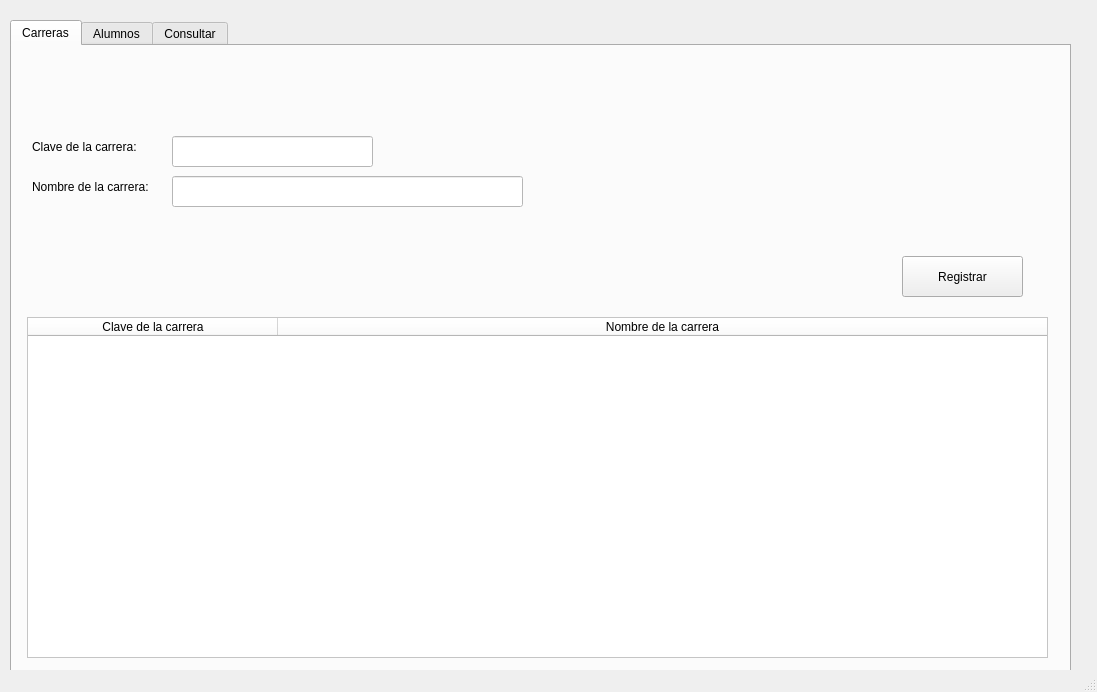
<?xml version="1.0" encoding="UTF-8"?>
<ui version="4.0">
 <class>MainWindow</class>
 <widget class="QMainWindow" name="MainWindow">
  <property name="geometry">
   <rect>
    <x>0</x>
    <y>0</y>
    <width>1097</width>
    <height>692</height>
   </rect>
  </property>
  <property name="minimumSize">
   <size>
    <width>1097</width>
    <height>692</height>
   </size>
  </property>
  <property name="maximumSize">
   <size>
    <width>1097</width>
    <height>692</height>
   </size>
  </property>
  <property name="windowTitle">
   <string>MainWindow</string>
  </property>
  <widget class="QWidget" name="centralwidget">
   <widget class="QTabWidget" name="tabWidget">
    <property name="geometry">
     <rect>
      <x>10</x>
      <y>20</y>
      <width>1061</width>
      <height>661</height>
     </rect>
    </property>
    <property name="toolTip">
     <string>&lt;html&gt;&lt;head/&gt;&lt;body&gt;&lt;p&gt;&lt;br/&gt;&lt;/p&gt;&lt;/body&gt;&lt;/html&gt;</string>
    </property>
    <property name="styleSheet">
     <string notr="true"/>
    </property>
    <property name="currentIndex">
     <number>0</number>
    </property>
    <widget class="QWidget" name="Carreras">
     <attribute name="title">
      <string>Carreras</string>
     </attribute>
     <widget class="QLabel" name="label">
      <property name="geometry">
       <rect>
        <x>20</x>
        <y>90</y>
        <width>121</width>
        <height>21</height>
       </rect>
      </property>
      <property name="text">
       <string>Clave de la carrera: </string>
      </property>
     </widget>
     <widget class="QLabel" name="label_2">
      <property name="geometry">
       <rect>
        <x>20</x>
        <y>130</y>
        <width>131</width>
        <height>21</height>
       </rect>
      </property>
      <property name="text">
       <string>Nombre de la carrera:</string>
      </property>
     </widget>
     <widget class="QLineEdit" name="claveCarrera">
      <property name="geometry">
       <rect>
        <x>160</x>
        <y>90</y>
        <width>201</width>
        <height>31</height>
       </rect>
      </property>
      <property name="styleSheet">
       <string notr="true">background-color: rgb(255, 255, 255);</string>
      </property>
     </widget>
     <widget class="QLineEdit" name="nombreCarrera">
      <property name="geometry">
       <rect>
        <x>160</x>
        <y>130</y>
        <width>351</width>
        <height>31</height>
       </rect>
      </property>
      <property name="styleSheet">
       <string notr="true">background-color: rgb(255, 255, 255);
</string>
      </property>
     </widget>
     <widget class="QTableWidget" name="tableWidget">
      <property name="geometry">
       <rect>
        <x>15</x>
        <y>271</y>
        <width>1021</width>
        <height>341</height>
       </rect>
      </property>
      <property name="styleSheet">
       <string notr="true">background-color: rgb(255, 255, 255);</string>
      </property>
      <attribute name="horizontalHeaderVisible">
       <bool>true</bool>
      </attribute>
      <attribute name="horizontalHeaderCascadingSectionResizes">
       <bool>false</bool>
      </attribute>
      <attribute name="horizontalHeaderDefaultSectionSize">
       <number>250</number>
      </attribute>
      <attribute name="horizontalHeaderHighlightSections">
       <bool>true</bool>
      </attribute>
      <attribute name="horizontalHeaderStretchLastSection">
       <bool>true</bool>
      </attribute>
      <column>
       <property name="text">
        <string>Clave de la carrera</string>
       </property>
      </column>
      <column>
       <property name="text">
        <string>Nombre de la carrera</string>
       </property>
      </column>
     </widget>
     <widget class="QPushButton" name="btn_registrar">
      <property name="geometry">
       <rect>
        <x>890</x>
        <y>210</y>
        <width>121</width>
        <height>41</height>
       </rect>
      </property>
      <property name="text">
       <string>Registrar</string>
      </property>
     </widget>
    </widget>
    <widget class="QWidget" name="Alumnos">
     <attribute name="title">
      <string>Alumnos</string>
     </attribute>
     <widget class="QLabel" name="label_3">
      <property name="geometry">
       <rect>
        <x>30</x>
        <y>60</y>
        <width>191</width>
        <height>21</height>
       </rect>
      </property>
      <property name="text">
       <string>Numero de control del alumno: </string>
      </property>
     </widget>
     <widget class="QLabel" name="label_4">
      <property name="geometry">
       <rect>
        <x>30</x>
        <y>110</y>
        <width>131</width>
        <height>21</height>
       </rect>
      </property>
      <property name="text">
       <string>Nombre del alumno: </string>
      </property>
     </widget>
     <widget class="QLabel" name="label_5">
      <property name="geometry">
       <rect>
        <x>30</x>
        <y>160</y>
        <width>91</width>
        <height>21</height>
       </rect>
      </property>
      <property name="text">
       <string>Genero:</string>
      </property>
     </widget>
     <widget class="QLabel" name="label_6">
      <property name="geometry">
       <rect>
        <x>30</x>
        <y>210</y>
        <width>91</width>
        <height>21</height>
       </rect>
      </property>
      <property name="text">
       <string>Carerra:</string>
      </property>
     </widget>
     <widget class="QLineEdit" name="A_noControl">
      <property name="geometry">
       <rect>
        <x>240</x>
        <y>60</y>
        <width>191</width>
        <height>31</height>
       </rect>
      </property>
     </widget>
     <widget class="QLineEdit" name="A_nombreAlumno">
      <property name="geometry">
       <rect>
        <x>180</x>
        <y>110</y>
        <width>191</width>
        <height>31</height>
       </rect>
      </property>
     </widget>
     <widget class="QComboBox" name="A_genero">
      <property name="geometry">
       <rect>
        <x>140</x>
        <y>160</y>
        <width>191</width>
        <height>31</height>
       </rect>
      </property>
      <property name="editable">
       <bool>false</bool>
      </property>
      <item>
       <property name="text">
        <string>--- Seleccione ---</string>
       </property>
      </item>
      <item>
       <property name="text">
        <string>Masculino</string>
       </property>
      </item>
      <item>
       <property name="text">
        <string>Femenino</string>
       </property>
      </item>
      <item>
       <property name="text">
        <string>Sin especificar</string>
       </property>
      </item>
     </widget>
     <widget class="QComboBox" name="A_carrera">
      <property name="geometry">
       <rect>
        <x>140</x>
        <y>210</y>
        <width>191</width>
        <height>31</height>
       </rect>
      </property>
      <property name="currentText">
       <string>--- Seleccione ---</string>
      </property>
      <item>
       <property name="text">
        <string>--- Seleccione ---</string>
       </property>
      </item>
     </widget>
     <widget class="QTableWidget" name="A_tabla">
      <property name="geometry">
       <rect>
        <x>20</x>
        <y>270</y>
        <width>1021</width>
        <height>341</height>
       </rect>
      </property>
      <attribute name="horizontalHeaderCascadingSectionResizes">
       <bool>false</bool>
      </attribute>
      <attribute name="horizontalHeaderDefaultSectionSize">
       <number>250</number>
      </attribute>
      <attribute name="horizontalHeaderHighlightSections">
       <bool>true</bool>
      </attribute>
      <attribute name="horizontalHeaderShowSortIndicator" stdset="0">
       <bool>false</bool>
      </attribute>
      <attribute name="horizontalHeaderStretchLastSection">
       <bool>true</bool>
      </attribute>
      <column>
       <property name="text">
        <string>No. de control</string>
       </property>
      </column>
      <column>
       <property name="text">
        <string>Alumno</string>
       </property>
      </column>
      <column>
       <property name="text">
        <string>Genero</string>
       </property>
      </column>
      <column>
       <property name="text">
        <string>Carrera</string>
       </property>
      </column>
     </widget>
     <widget class="QPushButton" name="A_btnRegistrar">
      <property name="geometry">
       <rect>
        <x>900</x>
        <y>210</y>
        <width>121</width>
        <height>41</height>
       </rect>
      </property>
      <property name="text">
       <string>Registrar</string>
      </property>
     </widget>
    </widget>
    <widget class="QWidget" name="tab">
     <attribute name="title">
      <string>Consultar</string>
     </attribute>
     <widget class="QGroupBox" name="groupBox">
      <property name="geometry">
       <rect>
        <x>10</x>
        <y>10</y>
        <width>1011</width>
        <height>271</height>
       </rect>
      </property>
      <property name="title">
       <string>Consultar alumnos</string>
      </property>
      <widget class="QLabel" name="label_7">
       <property name="geometry">
        <rect>
         <x>20</x>
         <y>30</y>
         <width>121</width>
         <height>31</height>
        </rect>
       </property>
       <property name="text">
        <string>Número de control: </string>
       </property>
      </widget>
      <widget class="QLineEdit" name="C_numero_Control">
       <property name="geometry">
        <rect>
         <x>150</x>
         <y>30</y>
         <width>211</width>
         <height>31</height>
        </rect>
       </property>
      </widget>
      <widget class="QPushButton" name="C_btnBuscar_Control">
       <property name="geometry">
        <rect>
         <x>370</x>
         <y>30</y>
         <width>93</width>
         <height>28</height>
        </rect>
       </property>
       <property name="text">
        <string>Buscar</string>
       </property>
      </widget>
      <widget class="QTableWidget" name="C_tabla_Control">
       <property name="geometry">
        <rect>
         <x>10</x>
         <y>80</y>
         <width>991</width>
         <height>181</height>
        </rect>
       </property>
       <attribute name="horizontalHeaderCascadingSectionResizes">
        <bool>false</bool>
       </attribute>
       <attribute name="horizontalHeaderDefaultSectionSize">
        <number>200</number>
       </attribute>
       <attribute name="horizontalHeaderHighlightSections">
        <bool>true</bool>
       </attribute>
       <attribute name="horizontalHeaderShowSortIndicator" stdset="0">
        <bool>false</bool>
       </attribute>
       <attribute name="horizontalHeaderStretchLastSection">
        <bool>true</bool>
       </attribute>
       <column>
        <property name="text">
         <string>No. de control</string>
        </property>
       </column>
       <column>
        <property name="text">
         <string>Alumno</string>
        </property>
       </column>
       <column>
        <property name="text">
         <string>Genero</string>
        </property>
       </column>
       <column>
        <property name="text">
         <string>Carrera</string>
        </property>
       </column>
      </widget>
     </widget>
     <widget class="QGroupBox" name="groupBox_2">
      <property name="geometry">
       <rect>
        <x>10</x>
        <y>290</y>
        <width>1011</width>
        <height>321</height>
       </rect>
      </property>
      <property name="title">
       <string>Listar alumnos por carrera</string>
      </property>
      <widget class="QLabel" name="label_8">
       <property name="geometry">
        <rect>
         <x>40</x>
         <y>30</y>
         <width>61</width>
         <height>31</height>
        </rect>
       </property>
       <property name="text">
        <string>Carrera:</string>
       </property>
      </widget>
      <widget class="QComboBox" name="C_carrera_Carrera">
       <property name="geometry">
        <rect>
         <x>110</x>
         <y>30</y>
         <width>231</width>
         <height>31</height>
        </rect>
       </property>
       <item>
        <property name="text">
         <string>Seleccionar Carrera</string>
        </property>
       </item>
      </widget>
      <widget class="QPushButton" name="C_btnBuscar_Carrera">
       <property name="geometry">
        <rect>
         <x>350</x>
         <y>30</y>
         <width>93</width>
         <height>28</height>
        </rect>
       </property>
       <property name="text">
        <string>Buscar</string>
       </property>
      </widget>
      <widget class="QTableWidget" name="C_tabla_Carrera">
       <property name="geometry">
        <rect>
         <x>10</x>
         <y>80</y>
         <width>991</width>
         <height>231</height>
        </rect>
       </property>
       <attribute name="horizontalHeaderCascadingSectionResizes">
        <bool>false</bool>
       </attribute>
       <attribute name="horizontalHeaderDefaultSectionSize">
        <number>200</number>
       </attribute>
       <attribute name="horizontalHeaderHighlightSections">
        <bool>true</bool>
       </attribute>
       <attribute name="horizontalHeaderShowSortIndicator" stdset="0">
        <bool>false</bool>
       </attribute>
       <attribute name="horizontalHeaderStretchLastSection">
        <bool>true</bool>
       </attribute>
       <column>
        <property name="text">
         <string>No. de control</string>
        </property>
       </column>
       <column>
        <property name="text">
         <string>Alumno</string>
        </property>
       </column>
       <column>
        <property name="text">
         <string>Genero</string>
        </property>
       </column>
       <column>
        <property name="text">
         <string>Carrera</string>
        </property>
       </column>
      </widget>
     </widget>
    </widget>
   </widget>
  </widget>
  <widget class="QStatusBar" name="statusbar"/>
 </widget>
 <resources/>
 <connections/>
</ui>
